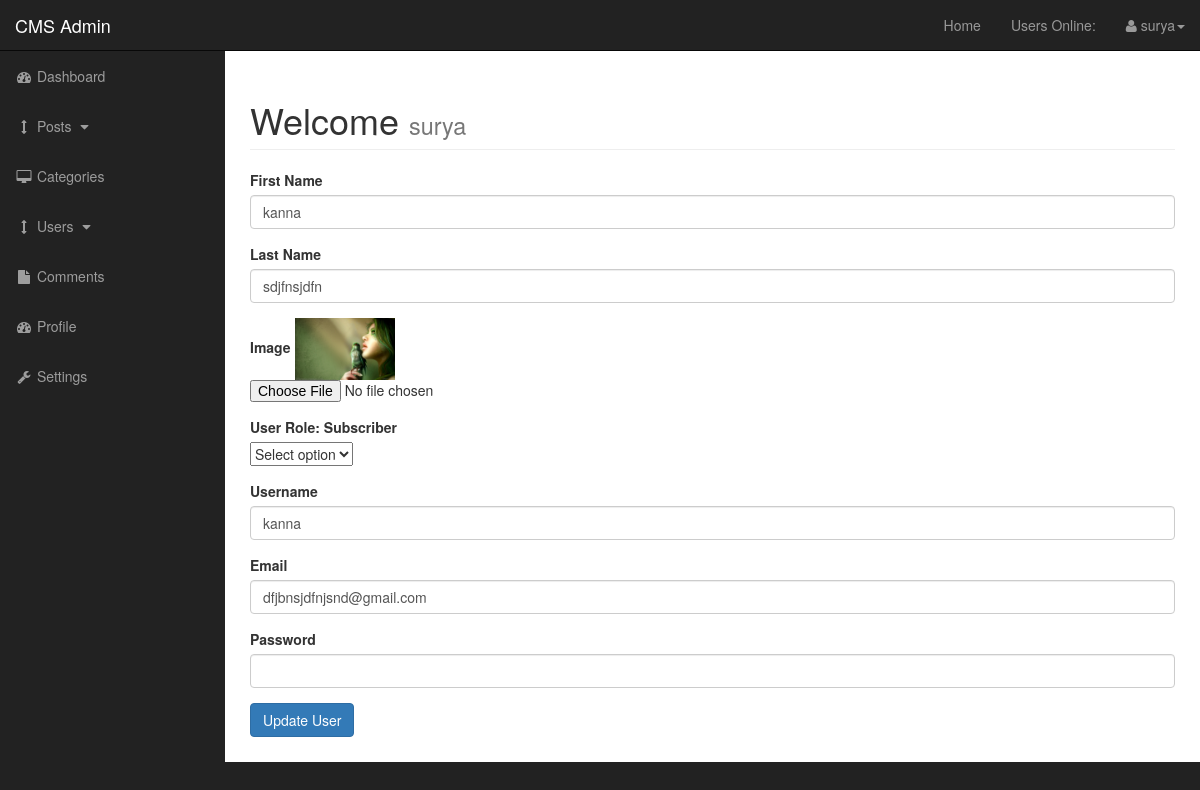
/admin/users.php?source=edit_user&u_id=3 (signed in), run on an earlier commit of the app's database.
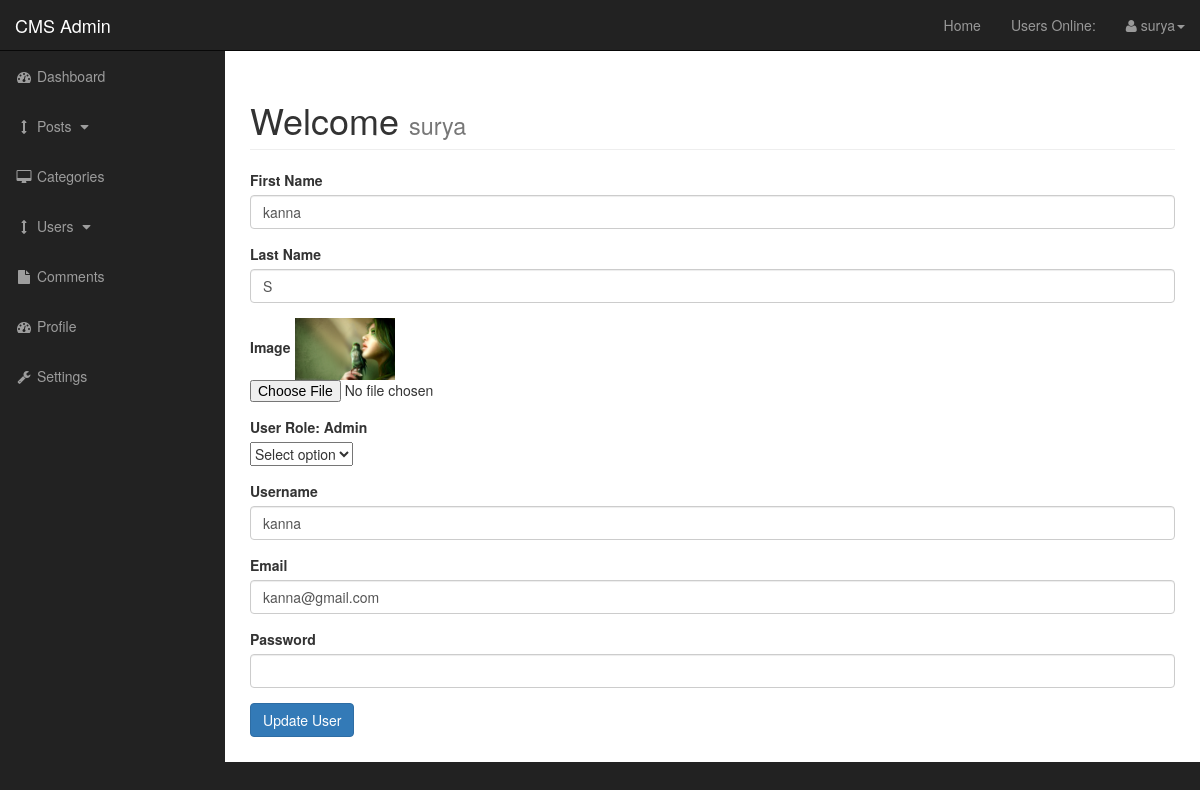
And on a later commit of the database.
### tables this page shows
CREATE TABLE `users` (
  `user_id` int(5) NOT NULL,
  `user_name` varchar(255) NOT NULL,
  `user_password` varchar(255) NOT NULL,
  `user_firstname` varchar(255) NOT NULL,
  `user_lastname` varchar(255) NOT NULL,
  `user_email` varchar(255) NOT NULL,
  `user_image` text NOT NULL,
  `user_role` varchar(255) NOT NULL,
  `user_date` date NOT NULL,
  `randSalt` varchar(255) NOT NULL DEFAULT '$2y$10$iusesomecrazystrings22'
);

### admin/includes/edit_user.php (the view, shortened to what this page needs)
<?php
if(isset($_GET['u_id'])){
   $edit_user_id =  $_GET['u_id'];
   $query = "SELECT * FROM users WHERE user_id = $edit_user_id ";
   $select_user_by_id = mysqli_query($connection, $query);
   while($row = mysqli_fetch_assoc( $select_user_by_id))
   {
        $user_name  =  $row['user_name'];
        $user_firstname  =  $row['user_firstname'];
        $user_lastname =  $row['user_lastname'];
        $user_email =  $row['user_email'];
        $user_role = $row['user_role'];
        $user_image = $row['user_image'];
   }
?>
<?php
}else
   {
      header("Location: index.php");
   }
?>
<form action="" method="post" enctype="multipart/form-data">
<div class="form-group">
    <label for="user-firstname">First Name</label>
    <input value="<?php echo $user_firstname ?>" type="text" class="form-control" name="user_firstname">
</div>
<div class="form-group">
    <label for="user-lastname">Last Name</label>
    <input value="<?php echo $user_lastname ?>" type="text" class="form-control" name="user_lastname">
</div>
<div class="form-group">
    <label for="user-image">Image</label>
    <img width="100" src="../images/<?php echo $user_image; ?>">
    <input type="file" name="user_image">
</div>
<div class="form-group">
<label for="user-role">User Role: <?php echo $user_role ?></label><br>
<select name="user_role" id="">
  <option value="<?php echo $user_role ?>">Select option</option>
</select>
</div>
<div class="form-group">
    <label for="user-name">Username</label>
    <input value="<?php echo $user_name ?>" type="text" class="form-control" name="user_name">
</div>
<div class="form-group">
    <label for="user-email">Email</label>
    <input value="<?php echo $user_email ?>" type="email" class="form-control" name="user_email">
</div>
<div class="form-group">
    <label for="user-password">Password</label>
    <input  autocomplete="off" type="password" class="form-control" name="user_password">
</div>
<div class="form-group">
    <input type="submit" class="btn btn-primary" name = "update_user" value = "Update User">
</div>
</form>

What changed in the data, as far as the page shows it:
changed users "kanna": user_lastname "sdjfnsjdfn" → "S"; user_role "Subscriber" → "Admin"; user_email "dfjbnsjdfnjsnd@gmail.com" → "kanna@gmail.com"
